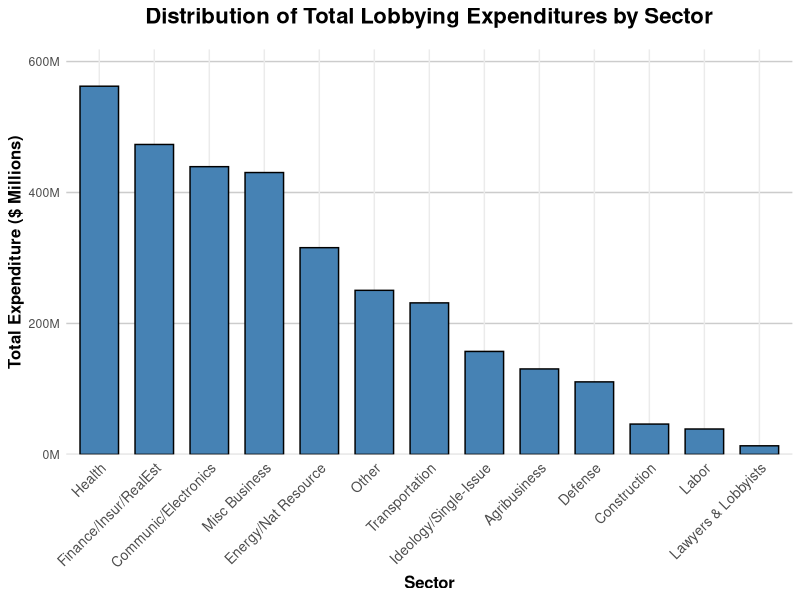

Reproduce this figure in R.
## ---- chunk 1
library(dplyr)
library(ggplot2)
library(knitr)
## ---- chunk 2
getwd()
## ---- chunk 3
top_spenders <- read.csv("Top Spenders.csv")
ranked_sectors <- read.csv("Ranked Sectors.csv")
top_issues <- read.csv("Top Issues.csv")
## ---- chunk 4
head(top_spenders)
head(ranked_sectors)
head(top_issues)
## ---- chunk 5
colnames(top_spenders)
## ---- chunk 6
colnames(ranked_sectors)
colnames(top_spenders)
## ---- chunk 7
ranked_sectors$Total <- as.numeric(gsub("[$,]", "", ranked_sectors$Total))
## ---- chunk 8
ggplot(data = ranked_sectors, aes(x = reorder(Sector, -Total), y = Total)) +
  geom_bar(stat = "identity", fill = "steelblue", color = "black", width = 0.7) +
  scale_y_continuous(labels = scales::label_number(scale = 1e-6, suffix = "M"),  
                     expand = expansion(mult = c(0, 0.1))) +  
  labs(
    title = "Distribution of Total Lobbying Expenditures by Sector",
    x = "Sector",
    y = "Total Expenditure ($ Millions)"
  ) +
  theme_minimal() +
  theme(
    axis.text.x = element_text(angle = 45, hjust = 1, size = 10),
    axis.title.x = element_text(size = 12, face = "bold"),
    axis.title.y = element_text(size = 12, face = "bold"),
    plot.title = element_text(hjust = 0.5, size = 16, face = "bold", margin = margin(b = 15)),
    panel.grid.major.y = element_line(color = "grey80"), 
    panel.grid.minor.y = element_blank() 
  )
